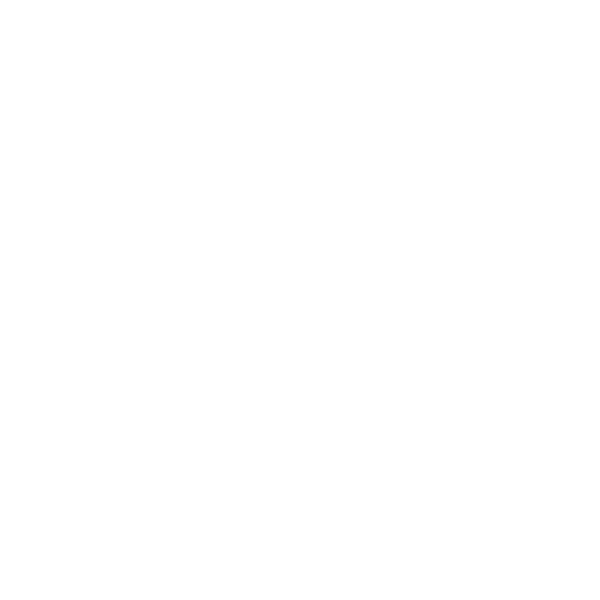
Frame 1 (no input)
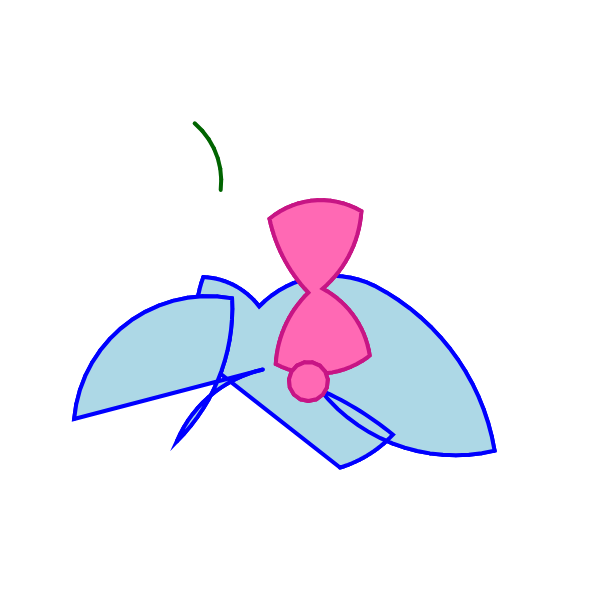
Frame 60 (no input)
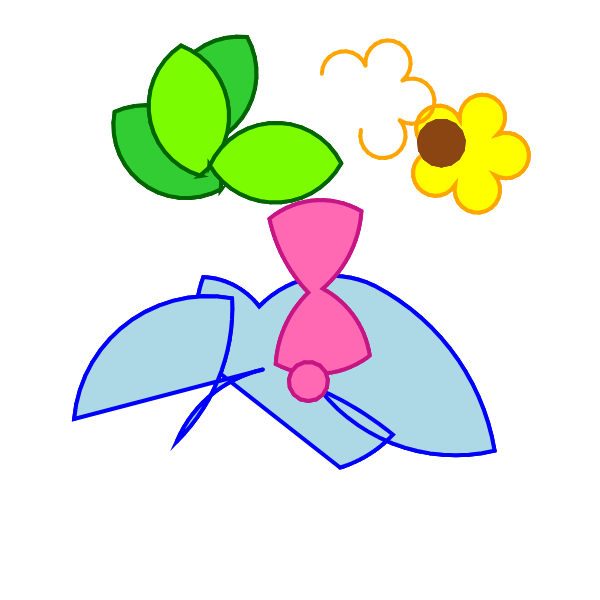
Frame 120 (the mouse pressed at the canvas centre since frame 60)

The p5.js sketch that drew these frames (run headless with seeded random() and noise() and a simulated clock; from frame 60 on, the mouse is pressed at the canvas centre):

// p5.js sketch
// ── sketch.js
let myTurtle;
let drawing = false;

function setup() {
  createCanvas(600, 600);
  background(255);
  // No necesitamos translate/scale aquí porque lo manejaremos dentro de la tortuga
  
  myTurtle = new p5.Turtle();
  myTurtle.speed(5); // Velocidad equilibrada
  
  // --- DEFINICIÓN DEL DIBUJO ---
  
  // 1. Envoltura
  myTurtle.pencolor("Blue");
  myTurtle.fillcolor("LightBlue");
  myTurtle.go(40.03, -167.53);
  myTurtle.begin_fill();
  myTurtle.seth(104.91); myTurtle.circle(120.54, 29.94);
  myTurtle.seth(49.57); myTurtle.circle(-315.30, 15.58);
  myTurtle.seth(33.99); myTurtle.circle(172.07, 64.94);
  myTurtle.seth(185.9); myTurtle.circle(227.51, 53.26);
  myTurtle.seth(239.17); myTurtle.circle(99.15, 72.41);
  myTurtle.seth(213.64); myTurtle.circle(74.25, 50.32);
  myTurtle.seth(336.29); myTurtle.circle(108.41, 47.43);
  myTurtle.end_fill();

  myTurtle.go(-37.02, -69.53);
  myTurtle.begin_fill();
  myTurtle.seth(98.75); myTurtle.circle(-121.74, 54.75);
  myTurtle.seth(131.6); myTurtle.circle(187.54, 48.16);
  myTurtle.seth(253.4); myTurtle.circle(134.51, 95.25);
  myTurtle.end_fill();

  // 2. Moño
  myTurtle.pencolor("MediumVioletRed");
  myTurtle.fillcolor("HotPink");
  myTurtle.go(69.69, -55.52);
  myTurtle.begin_fill();
  myTurtle.seth(184.72); myTurtle.circle(90.59, 53.66);
  myTurtle.seth(127.63); myTurtle.circle(111.93, 45.5);
  myTurtle.seth(234.89); myTurtle.circle(80.10, 70.23);
  myTurtle.seth(9.8); myTurtle.circle(152.91, 31.68);
  myTurtle.seth(311.3); myTurtle.circle(108.05, 42.6);
  myTurtle.seth(58.45); myTurtle.circle(88.07, 63.09);
  myTurtle.end_fill();

  myTurtle.go(16.3, -99.27);
  myTurtle.begin_fill();
  myTurtle.seth(90); myTurtle.circle(19.5, 360);
  myTurtle.end_fill();

  // 3. Hojas
  myTurtle.pencolor("DarkGreen");
  myTurtle.fillcolor("LimeGreen");
  dibujarHoja(-79.30, 110.03, 165.01);
  dibujarHoja(-122.12, 151, 79.67);
  myTurtle.fillcolor("LawnGreen");
  dibujarHoja(-100.51, 123.98, 119.46);
  dibujarHoja(-90.46, 135.14, 22.07);

  function dibujarHoja(x, y, ang) {
    myTurtle.go(x, y);
    myTurtle.begin_fill();
    myTurtle.seth(ang); myTurtle.circle(75.61, 121.08);
    myTurtle.seth(ang + 175.63); myTurtle.circle(72.70, 129.82);
    myTurtle.end_fill();
  }

  // 4. Flores
  function dibujarFlor(x, y) {
    myTurtle.pencolor("Orange");
    myTurtle.fillcolor("Yellow");
    myTurtle.go(x, y);
    myTurtle.begin_fill();
    let angs = [330.2, 42.2, 114.2, 186.2, 258.2];
    for(let a of angs) { myTurtle.seth(a); myTurtle.circle(22.66, 236.14); }
    myTurtle.end_fill();
    myTurtle.pencolor("SaddleBrown");
    myTurtle.fillcolor("SaddleBrown");
    myTurtle.go(x - 4.81, y + 20.88);
    myTurtle.begin_fill();
    myTurtle.seth(90); myTurtle.circle(22.5, 360);
    myTurtle.end_fill();
  }

  dibujarFlor(155.36, 115.58);
  dibujarFlor(60.97, 170);
  dibujarFlor(-45.377, 120);
  dibujarFlor(-11.60, 41.39);
  dibujarFlor(65.71, 85.27);

  // 5. Mensaje
  myTurtle.add_queue(() => {
    push(); translate(width/2, height/2);
    fill("Gold"); noStroke(); textAlign(CENTER);
    textSize(28); textStyle(BOLDITALIC);
    text("Te quiero, Celes. Para tu", 0, 270); pop();
  });

  drawing = true;
}

function draw() { if (drawing) myTurtle.update(); }

// --- MOTOR DE LA TORTUGA ---
p5.Turtle = function() {
  this.x = 0; this.y = 0; this.angle = 90;
  this._pcolor = "black"; this._fcolor = "white"; this._speed = 5;
  this.queue = []; this.path = []; this.filling = false;

  this.go = (x, y) => this.add_queue(() => { this.x = x; this.y = y; if(this.filling) this.path.push({x,y}); });
  this.seth = (a) => this.add_queue(() => { this.angle = a; });
  this.pencolor = (c) => this.add_queue(() => { this._pcolor = c; });
  this.fillcolor = (c) => this.add_queue(() => { this._fcolor = c; });
  this.begin_fill = () => this.add_queue(() => { this.path = [{x:this.x, y:this.y}]; this.filling = true; });
  this.end_fill = () => this.add_queue(() => {
    this.filling = false; push(); translate(width/2, height/2); scale(1,-1);
    fill(this._fcolor); stroke(this._pcolor); strokeWeight(4);
    beginShape(); for(let p of this.path) vertex(p.x, p.y); endShape(CLOSE); pop();
  });

  this.circle = (r, ext) => {
    let steps = 15; let sAng = ext/steps;
    for(let i=0; i<steps; i++) {
      this.add_queue(() => {
        let ox = this.x, oy = this.y;
        this.angle += sAng;
        this.x += (2*r*sin(radians(sAng/2))) * cos(radians(this.angle-90+sAng/2));
        this.y += (2*r*sin(radians(sAng/2))) * sin(radians(this.angle-90+sAng/2));
        push(); translate(width/2, height/2); scale(1,-1);
        stroke(this._pcolor); strokeWeight(4); line(ox, oy, this.x, this.y); pop();
        if(this.filling) this.path.push({x:this.x, y:this.y});
      });
    }
  };

  this.speed = (s) => this._speed = s;
  this.add_queue = (f) => this.queue.push(f);
  this.update = () => { for(let i=0; i<this._speed && this.queue.length>0; i++) this.queue.shift()(); };
};
